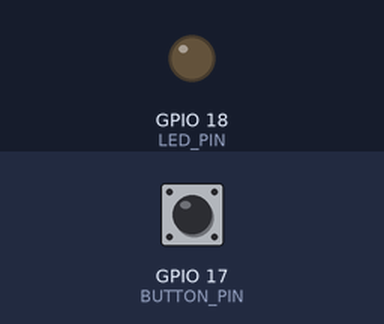
Bench run of a program on a simulated Raspberry Pi (BCM pin numbers). Parts: output pins drawn as LEDs (lit = HIGH). The inputs (shaded band) are chosen by the test bench; at power-on: GPIO 17 (BUTTON_PIN) HIGH. What the program prints to the terminal is not drawn.

Above: at 1.2 s.
1.3 s: GPIO 17 (BUTTON_PIN) pulled LOW for 0.6 s
At 1.9 s:
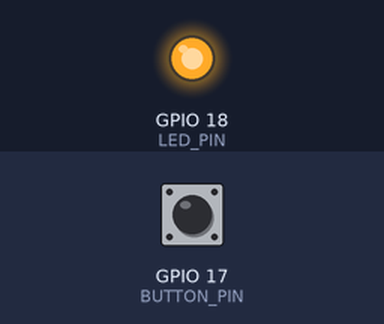
3.5 s: GPIO 17 (BUTTON_PIN) pulled LOW for 3.2 s
At 7.6 s:
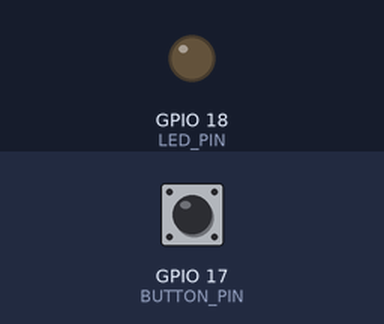
Timing chart, 0 to 9.1 s (numbered marks = the images above; inputs shaded):
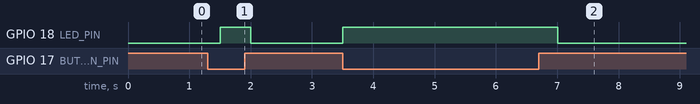

Measured:
- after the input at 1.3 s, GPIO 18 (LED_PIN): LOW → HIGH after 0.20 s, → LOW 0.50 s later
- after the input at 3.5 s, GPIO 18 (LED_PIN): LOW → HIGH at once, → LOW 3.5 s later

The program:

main.py
```python
"""
Raspberry Pi Project - Main Script
Author: Your Name
Date: 2024

Description:
    Entry point for the Raspberry Pi project.
    Replace this with your actual project code.
"""

import RPi.GPIO as GPIO
import time
# import any other libraries you used

# ─── Configuration ────────────────────────────────────────────────
LED_PIN = 18        # Change to your actual GPIO pin
BUTTON_PIN = 17     # Change to your actual GPIO pin
DELAY = 0.5         # Seconds

# ─── Setup ────────────────────────────────────────────────────────
def setup():
    GPIO.setmode(GPIO.BCM)
    GPIO.setup(LED_PIN, GPIO.OUT)
    GPIO.setup(BUTTON_PIN, GPIO.IN, pull_up_down=GPIO.PUD_UP)
    print("[INFO] GPIO setup complete.")

# ─── Main Logic ───────────────────────────────────────────────────
def run():
    print("[INFO] Project running. Press Ctrl+C to stop.")
    try:
        while True:
            button_state = GPIO.input(BUTTON_PIN)

            if button_state == GPIO.LOW:
                GPIO.output(LED_PIN, GPIO.HIGH)
                print("[ACTION] Button pressed — LED ON")
            else:
                GPIO.output(LED_PIN, GPIO.LOW)

            time.sleep(DELAY)

    except KeyboardInterrupt:
        print("\n[INFO] Stopping...")

# ─── Cleanup ──────────────────────────────────────────────────────
def cleanup():
    GPIO.cleanup()
    print("[INFO] GPIO cleaned up.")

# ─── Entry Point ──────────────────────────────────────────────────
if __name__ == "__main__":
    setup()
    run()
    cleanup()
```
